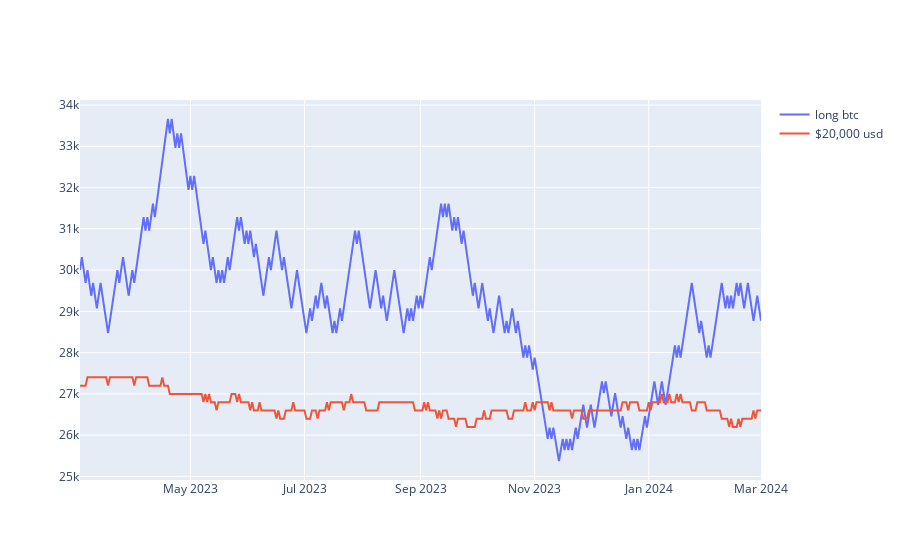

The notebook cell saved with this chart:
### Code cell
c1 = ONE(BTC) 
c2 = SCALE(CONST(20000), ONE(USD))
plots({
    'long btc':value(c1), 
    '$20,000 usd': value(c2)
})

### Figure 1 — Plotly figure (JSON) as saved in the notebook; plotly's stock layout.template omitted (floating-point values rounded to 4 significant figures; data arrays with more than 128 entries replaced by an {"elided": "..."} marker saying what was removed)
{"data": [{"name": "long btc", "type": "scatter", "x": {"elided": "365 str values"}, "y": {"elided": "365 float values"}}, {"name": "$20,000 usd", "type": "scatter", "x": {"elided": "365 str values"}, "y": {"elided": "365 int values"}}], "layout": {}}
